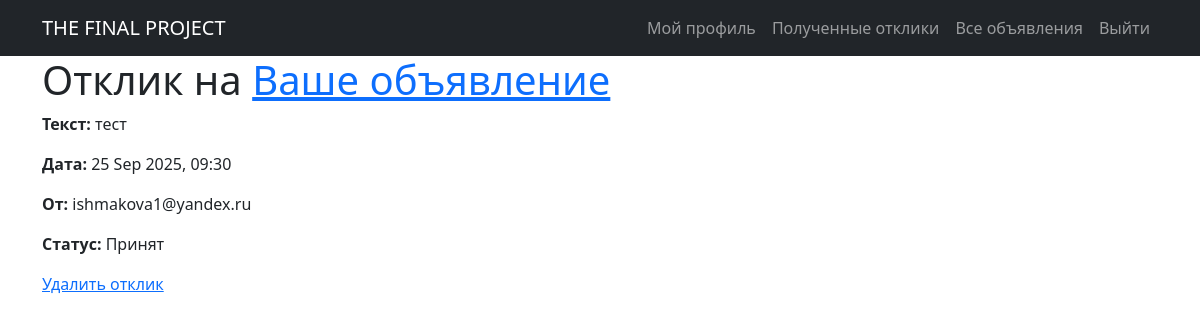
The app's page /responses/84/ (signed in) with its own data.
### board/models.py (models this page shows, shortened)
class Response(models.Model):
    poster = models.ForeignKey(Poster, on_delete=models.CASCADE)
    sender = models.ForeignKey(User, on_delete=models.CASCADE, related_name='addresser')
    receiver = models.ForeignKey(User, on_delete=models.CASCADE, related_name = 'recipient')
    status = models.BooleanField(default=False)
    response = models.TextField(max_length=10000, blank=True)
    response_origin = models.DateTimeField(auto_now_add=True)

### board/views.py (the view)
# urls.py: path('responses/<int:pk>/', ResponseDetail.as_view(), name='response_detail'),
class ResponseDetail(DetailView):
    model = Response
    template_name = 'response_detail.html'
    context_object_name = 'response_id'
    def get_context_data(self, **kwargs):
        context = super().get_context_data(**kwargs)
        user = self.request.user
        response = self.get_object()
        poster = response.poster
        context['poster'] = poster
        context['accepted_responses'] = Response.objects.filter(poster=poster, status=True)
        context['pending_responses'] = Response.objects.filter(poster=poster, status=False)
        context['responses'] = Response.objects.filter(poster=poster).distinct()
        context['accepted_count'] = Response.objects.filter(poster=poster, status=True).count()
        return context
    def get_queryset(self):
        return Response.objects.filter(receiver=self.request.user)  # user видит только свои отклики
    def get_object(self, queryset=None):
        obj = super().get_object(queryset)
        if obj.receiver != self.request.user:
            return get_object_or_404(Response, pk=self.kwargs['pk'], receiver=self.request.user)
        return obj

### templates/response_detail.html
{% extends 'base.html' %}
{% block content %}
<h1>Отклик на <a href="{% url 'poster_detail' poster.id %}">Ваше объявление</a></h1>
<p><strong>Текст:</strong> {{ response_id.response }}</p>
<p><strong>Дата:</strong> {{ response_id.response_origin|date:"d M Y, H:i" }}</p>
<p><strong>От:</strong> {{ response_id.sender}}</p>
<p><strong>Статус:</strong> {% if response_id.status %}Принят{% else %}Не принят{% endif %}</p>
<a href="{% url 'response_delete' response_id.id %}">Удалить отклик</a>
{% endblock content %}

### records on screen
Response: response "тест", response_origin "25 Sep 2025, 09:30", sender "ishmakova1@yandex.ru"
